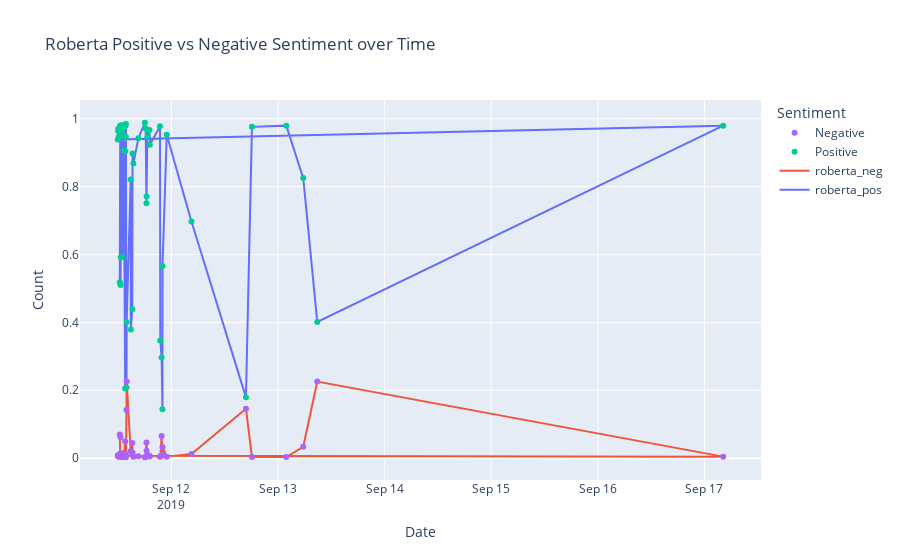

Here is the notebook cell this chart was saved with:
### Code cell
torch.backends.cudnn.benchmark = False
MODEL = f"cardiffnlp/twitter-roberta-base-sentiment-latest"
tokenizer = AutoTokenizer.from_pretrained(MODEL)
config = AutoConfig.from_pretrained(MODEL)
model = AutoModelForSequenceClassification.from_pretrained(MODEL)









def update_selected_post_data(selected_post):
    matching_rows = (selected_post['Username'] == 'donnataggartofficial') | (selected_post['Username'] == 'Donna Taggart')

    if matching_rows.any():
        # print('The data have replies from the artists')
        text = "The data have replies from the artists"
        width = len(text) + 4
        print('╔' + '═' * width + '╗')
        print('║  ' + text + '  ║')
        print('╚' + '═' * width + '╝')
        
        selected_post_without_reply = selected_post[~matching_rows]
        selected_post_only_with_artist_reply = selected_post[matching_rows]
        selected_post_have_no_reply = None
    else:
        # print('The data have No replies from the artists')
        text = "The data have No replies from the artists"
        width = len(text) + 4
        print('╔' + '═' * width + '╗')
        print('║  ' + text + '  ║')
        print('╚' + '═' * width + '╝')
      
        selected_post_without_reply = None
        selected_post_only_with_artist_reply = None
        selected_post_have_no_reply = selected_post

    return selected_post_without_reply, selected_post_only_with_artist_reply, selected_post_have_no_reply

# Update the other variables based on the changes in the selected_post DataFrame
selected_post_without_reply, selected_post_only_with_artist_reply, selected_post_have_no_reply = update_selected_post_data(selected_post)






print('--------------------------------------------------------------------------------------------------------------------')






# Define the sentiment labels
sentiment_labels = ['roberta_neg', 'roberta_neu', 'roberta_pos']

# Initialize an empty list to store the sentiment dictionaries
sentiment_scores_list = []

# Choose the non-empty variable dynamically
selected_post = None
if selected_post_without_reply is not None and not selected_post_without_reply.empty:
    selected_post = selected_post_without_reply
elif selected_post_have_no_reply is not None and not selected_post_have_no_reply.empty:
    selected_post = selected_post_have_no_reply
if selected_post is not None:
    # Iterate through each text in the selected variable
    for text in tqdm(selected_post['Comment Text'], total=len(selected_post)):
        if isinstance(text, str):  # Check if the value is a string
            try:
                text = preprocess1(text)
                text = preprocess(text)
                encoded_text = tokenizer(text, return_tensors='pt')
                output = model(**encoded_text)
                scores = output[0][0].detach().numpy()  # Applying softmax
                scores = softmax(scores)
                scores_dict = {label: score for label, score in zip(sentiment_labels, scores)}
                sentiment_scores_list.append(scores_dict)
            except RuntimeError:
                print(f'Broke for text: {text}')
        else:
            print(f'Skipped non-string value: {text}')

    # Convert the list of sentiment dictionaries to a DataFrame
    sentiment_df = pd.DataFrame(sentiment_scores_list)

    # Concatenate the selected variable DataFrame with the sentiment scores DataFrame
    data_with_sentiment = pd.concat([selected_post, sentiment_df], axis=1)
    data_with_sentiment.isnull().sum()
    data_with_sentiment = data_with_sentiment.dropna()
    data_with_sentiment.isnull().sum()
    
else:
    print("Both selected variables are empty.")




# Custom function to determine sentiment label
def get_sentiment(row):
    max_score = max(row['roberta_neg'], row['roberta_neu'], row['roberta_pos'])
    if max_score == row['roberta_neg']:
        return 'negative'
    elif max_score == row['roberta_neu']:
        return 'positive'
    else:
        return 'positive'

# Apply the custom function to create the 'sentiment' column
data_with_sentiment['sentiment'] = data_with_sentiment.apply(get_sentiment, axis=1)
selected_columns = ['User Id', 'Username', 'Comment Text', 'Date','sentiment']
sentiment_Rising_selected = data_with_sentiment[selected_columns]

print('--------------------------------------------------------------------------------------------------------------------')


sentiment_counts = sentiment_Rising_selected['sentiment'].value_counts()
sentiment_counts


#Calculate the percentage of each sentiment
total_samples = len(sentiment_Rising_selected)
sentiment_percentages = (sentiment_counts / total_samples) * 100


plt.figure(figsize=(8, 6))
sns.set(style="whitegrid")
sns.barplot(x=sentiment_percentages.index, y=sentiment_percentages.values, palette="pastel")

# Add labels and title
plt.xlabel('Sentiment')
plt.ylabel('Percentage')
plt.title('Sentiment Distribution')

# Display percentages on the bars
for index, value in enumerate(sentiment_percentages):
    plt.text(index, value + 1, f'{value:.2f}%', ha='center')

# Show the plot
plt.show()

print('--------------------------------------------------------------------------------------------------------------------')

# Create a pie chart
plt.figure(figsize=(8, 6))
colors = sns.color_palette('pastel')
plt.pie(sentiment_percentages, labels=sentiment_percentages.index, autopct='%.2f%%', colors=colors, startangle=140)
plt.title('Sentiment Distribution for selected post')

# Equal aspect ratio ensures that pie is drawn as a circle.
plt.axis('equal')

# Show the plot
plt.show()


data_with_sentiment.set_index('Date', inplace=True)
data_with_sentiment.index = pd.to_datetime(data_with_sentiment.index)

print('--------------------------------------------------------------------------------------------------------------------')






time_plot = data_with_sentiment[['roberta_pos', 'roberta_neg']]
import plotly.express as px
import plotly.express as px
import plotly.graph_objects as go

# Create an interactive line plot using Plotly
fig = px.line(time_plot, x=time_plot.index, y=['roberta_pos', 'roberta_neg'], labels={'x': 'Date', 'value': 'Count'},
              title='Roberta Positive vs Negative Sentiment over Time')
fig.update_layout(legend_title_text='Sentiment', legend_traceorder='reversed')

# Add scatter markers on top of the lines
scatter_pos = go.Scatter(x=time_plot.index, y=time_plot['roberta_pos'], mode='markers', name='Positive')
scatter_neg = go.Scatter(x=time_plot.index, y=time_plot['roberta_neg'], mode='markers', name='Negative')

fig.add_trace(scatter_pos)
fig.add_trace(scatter_neg)

# Enable zooming feature
fig.show(config={'scrollZoom': True})



print('--------------------------------------------------------------------------------------------------------------------')




selected_post_only_with_artist_reply




if selected_post_only_with_artist_reply is not None and not selected_post_only_with_artist_reply.empty:
    text = "The selected post have replies from the Artists "
    width = len(text) + 4
    print('╔' + '═' * width + '╗')
    print('║  ' + text + '  ║')
    print('╚' + '═' * width + '╝')
    selected_post_only_with_artist_reply.shape[0]
    print("Total number of replies:", selected_post_only_with_artist_reply.shape[0])
    print("Replies /n ", selected_post_only_with_artist_reply['Comment Text'])


    # Define the sentiment labels
    sentiment_labels = ['roberta_neg', 'roberta_neu', 'roberta_pos']

    # Initialize an empty list to store the sentiment dictionaries
    sentiment_scores_list = []

    # Iterate through each text in the 'Comment Text' column
    for text in tqdm(selected_post_only_with_artist_reply['Comment Text'], total=len(selected_post_only_with_artist_reply)):
        if isinstance(text, str):  # Check if the value is a string
            try:
                text = preprocess1(text)
                text = preprocess(text)
                encoded_text = tokenizer(text, return_tensors='pt')
                output = model(**encoded_text)
                scores = output[0][0].detach().numpy()  # Applying softmax
                scores = softmax(scores)
                scores_dict = {label: score for label, score in zip(sentiment_labels, scores)}
                sentiment_scores_list.append(scores_dict)
            except RuntimeError:
                print(f'Broke for text: {text}')
        else:
            print(f'Skipped non-string value: {text}')

    # Convert the list of sentiment dictionaries to a DataFrame
    sentiment_scores_df_reply_A = pd.DataFrame(sentiment_scores_list)

    # Concatenate the original DataFrame with the sentiment scores DataFrame
    data_with_sentiment_Artist_reply = pd.concat([selected_post_only_with_artist_reply, sentiment_scores_df_reply_A], axis=1)



    # Custom function to determine sentiment label
    def get_sentiment(row):
        max_score = max(row['roberta_neg'], row['roberta_neu'], row['roberta_pos'])
        if max_score == row['roberta_neg']:
            return 'negative'
        elif max_score == row['roberta_neu']:
            return 'positive'
        else:
            return 'positive'

    # Apply the custom function to create the 'sentiment' column
    data_with_sentiment_Artist_reply['sentiment'] = data_with_sentiment_Artist_reply.apply(get_sentiment, axis=1)
    selected_columns = ['User Id', 'Username', 'Comment Text', 'Date','sentiment']
    sentiment_of_Artist_reply = data_with_sentiment_Artist_reply[selected_columns]
    sentiment_of_Artist_reply

    sentiment_counts = sentiment_of_Artist_reply['sentiment'].value_counts()
    sentiment_counts


    #Calculate the percentage of each sentiment
    total_samples = len(sentiment_of_Artist_reply)
    sentiment_percentages = (sentiment_counts / total_samples) * 100


    plt.figure(figsize=(8, 6))
    sns.set(style="whitegrid")
    sns.barplot(x=sentiment_percentages.index, y=sentiment_percentages.values, palette="pastel")

    # Add labels and title
    plt.xlabel('Sentiment')
    plt.ylabel('Percentage')
    plt.title('Sentiment Distribution')

    # Display percentages on the bars
    for index, value in enumerate(sentiment_percentages):
        plt.text(index, value + 1, f'{value:.2f}%', ha='center')

    # Show the plot
    plt.show()

    #----------------------------------------------------------------------------------------------------

    # Create a pie chart
    plt.figure(figsize=(8, 6))
    colors = sns.color_palette('pastel')
    plt.pie(sentiment_percentages, labels=sentiment_percentages.index, autopct='%.2f%%', colors=colors, startangle=140)
    plt.title('Sentiment Distribution')

    # Equal aspect ratio ensures that pie is drawn as a circle.
    plt.axis('equal')

    # Show the plot
    plt.show()





    time_plot1 = data_with_sentiment_Artist_reply[['roberta_pos', 'roberta_neg']]
    import plotly.express as px
    import plotly.express as px
    import plotly.graph_objects as go

    # Create an interactive line plot using Plotly
    fig = px.line(time_plot1, x=time_plot1.index, y=['roberta_pos', 'roberta_neg'], labels={'x': 'Date', 'value': 'Count'},
                title='Roberta Positive vs Negative Sentiment over Time')
    fig.update_layout(legend_title_text='Sentiment', legend_traceorder='reversed')

    # Add scatter markers on top of the lines
    scatter_pos = go.Scatter(x=time_plot1.index, y=time_plot1['roberta_pos'], mode='markers', name='Positive')
    scatter_neg = go.Scatter(x=time_plot1.index, y=time_plot1['roberta_neg'], mode='markers', name='Negative')

    fig.add_trace(scatter_pos)
    fig.add_trace(scatter_neg)

    # Enable zooming feature
    fig.show(config={'scrollZoom': True})







else:
    text = "The selected post has no replies from the Artists, Therefore, no further analysis of  Artist's reply  "
    width = len(text) + 4
    print('╔' + '═' * width + '╗')
    print('║  ' + text + '  ║')
    print('╚' + '═' * width + '╝')

### Figure 1 — Plotly figure (JSON) as saved in the notebook; plotly's stock layout.template omitted (floating-point values rounded to 4 significant figures)
{"data": [{"hovertemplate": "variable=roberta_pos<br>Date=%{x}<br>Count=%{y}<extra></extra>", "legendgroup": "roberta_pos", "line": {"color": "#636efa", "dash": "solid"}, "marker": {"symbol": "circle"}, "mode": "lines", "name": "roberta_pos", "orientation": "v", "showlegend": true, "type": "scatter", "x": ["2019-09-11T12:23:00", "2019-09-11T12:28:00", "2019-09-11T12:29:00", "2019-09-11T12:33:00", "2019-09-11T12:35:00", "2019-09-11T12:48:00", "2019-09-11T12:48:00", "2019-09-11T12:56:00", "2019-09-11T12:58:00", "2019-09-11T13:02:00", "2019-09-11T13:04:00", "2019-09-11T13:14:00", "2019-09-11T13:16:00", "2019-09-11T13:36:00", "2019-09-11T13:37:00", "2019-09-11T13:39:00", "2019-09-11T13:45:00", "2019-09-11T13:46:00", "2019-09-11T13:53:00", "2019-09-11T13:56:00", "2019-09-11T14:50:00", "2019-09-11T14:52:00", "2019-09-11T15:12:00", "2019-09-11T15:15:00", "2019-09-11T15:27:00", "2019-09-11T16:34:00", "2019-09-11T18:02:00", "2019-09-11T18:13:00", "2019-09-11T18:23:00", "2019-09-11T18:25:00", "2019-09-11T18:35:00", "2019-09-11T18:36:00", "2019-09-11T19:04:00", "2019-09-11T19:09:00", "2019-09-11T21:26:00", "2019-09-11T21:30:00", "2019-09-11T21:48:00", "2019-09-11T21:59:00", "2019-09-11T22:00:00", "2019-09-11T22:57:00", "2019-09-12T04:31:00", "2019-09-12T16:47:00", "2019-09-12T18:08:00", "2019-09-13T01:52:00", "2019-09-13T05:41:00", "2019-09-13T08:50:00", "2019-09-17T04:13:00", "2019-09-11T11:56:00", "2019-09-11T12:01:00", "2019-09-11T12:03:00", "2019-09-11T12:09:00"], "xaxis": "x", "y": [0.5181, 0.947, 0.98, 0.5103, 0.5914, 0.9579, 0.9768, 0.5914, 0.9704, 0.9815, 0.9806, 0.9764, 0.9052, 0.2052, 0.9041, 0.9785, 0.9464, 0.9843, 0.208, 0.4013, 0.8204, 0.3791, 0.439, 0.8969, 0.8681, 0.9424, 0.9878, 0.9708, 0.7506, 0.7706, 0.9666, 0.9456, 0.9668, 0.9231, 0.9773, 0.3468, 0.2962, 0.1441, 0.5661, 0.9525, 0.6972, 0.1791, 0.9757, 0.9793, 0.8249, 0.4013, 0.9792, 0.9386, 0.9627, 0.9698, 0.9469], "yaxis": "y"}, {"hovertemplate": "variable=roberta_neg<br>Date=%{x}<br>Count=%{y}<extra></extra>", "legendgroup": "roberta_neg", "line": {"color": "#EF553B", "dash": "solid"}, "marker": {"symbol": "circle"}, "mode": "lines", "name": "roberta_neg", "orientation": "v", "showlegend": true, "type": "scatter", "x": ["2019-09-11T12:23:00", "2019-09-11T12:28:00", "2019-09-11T12:29:00", "2019-09-11T12:33:00", "2019-09-11T12:35:00", "2019-09-11T12:48:00", "2019-09-11T12:48:00", "2019-09-11T12:56:00", "2019-09-11T12:58:00", "2019-09-11T13:02:00", "2019-09-11T13:04:00", "2019-09-11T13:14:00", "2019-09-11T13:16:00", "2019-09-11T13:36:00", "2019-09-11T13:37:00", "2019-09-11T13:39:00", "2019-09-11T13:45:00", "2019-09-11T13:46:00", "2019-09-11T13:53:00", "2019-09-11T13:56:00", "2019-09-11T14:50:00", "2019-09-11T14:52:00", "2019-09-11T15:12:00", "2019-09-11T15:15:00", "2019-09-11T15:27:00", "2019-09-11T16:34:00", "2019-09-11T18:02:00", "2019-09-11T18:13:00", "2019-09-11T18:23:00", "2019-09-11T18:25:00", "2019-09-11T18:35:00", "2019-09-11T18:36:00", "2019-09-11T19:04:00", "2019-09-11T19:09:00", "2019-09-11T21:26:00", "2019-09-11T21:30:00", "2019-09-11T21:48:00", "2019-09-11T21:59:00", "2019-09-11T22:00:00", "2019-09-11T22:57:00", "2019-09-12T04:31:00", "2019-09-12T16:47:00", "2019-09-12T18:08:00", "2019-09-13T01:52:00", "2019-09-13T05:41:00", "2019-09-13T08:50:00", "2019-09-17T04:13:00", "2019-09-11T11:56:00", "2019-09-11T12:01:00", "2019-09-11T12:03:00", "2019-09-11T12:09:00"], "xaxis": "x", "y": [0.06944, 0.007709, 0.003746, 0.06159, 0.01418, 0.004077, 0.003291, 0.01418, 0.004204, 0.005015, 0.005333, 0.007582, 0.003425, 0.0492, 0.01287, 0.003601, 0.008249, 0.002922, 0.1419, 0.2256, 0.01993, 0.02, 0.045, 0.0171, 0.004114, 0.005528, 0.002765, 0.004509, 0.04623, 0.02177, 0.008002, 0.009687, 0.00461, 0.006278, 0.004604, 0.005831, 0.06505, 0.009979, 0.0329, 0.004452, 0.01258, 0.1457, 0.003802, 0.00314, 0.03359, 0.2256, 0.004602, 0.007053, 0.009535, 0.005295, 0.008734], "yaxis": "y"}, {"mode": "markers", "name": "Positive", "type": "scatter", "x": ["2019-09-11T12:23:00", "2019-09-11T12:28:00", "2019-09-11T12:29:00", "2019-09-11T12:33:00", "2019-09-11T12:35:00", "2019-09-11T12:48:00", "2019-09-11T12:48:00", "2019-09-11T12:56:00", "2019-09-11T12:58:00", "2019-09-11T13:02:00", "2019-09-11T13:04:00", "2019-09-11T13:14:00", "2019-09-11T13:16:00", "2019-09-11T13:36:00", "2019-09-11T13:37:00", "2019-09-11T13:39:00", "2019-09-11T13:45:00", "2019-09-11T13:46:00", "2019-09-11T13:53:00", "2019-09-11T13:56:00", "2019-09-11T14:50:00", "2019-09-11T14:52:00", "2019-09-11T15:12:00", "2019-09-11T15:15:00", "2019-09-11T15:27:00", "2019-09-11T16:34:00", "2019-09-11T18:02:00", "2019-09-11T18:13:00", "2019-09-11T18:23:00", "2019-09-11T18:25:00", "2019-09-11T18:35:00", "2019-09-11T18:36:00", "2019-09-11T19:04:00", "2019-09-11T19:09:00", "2019-09-11T21:26:00", "2019-09-11T21:30:00", "2019-09-11T21:48:00", "2019-09-11T21:59:00", "2019-09-11T22:00:00", "2019-09-11T22:57:00", "2019-09-12T04:31:00", "2019-09-12T16:47:00", "2019-09-12T18:08:00", "2019-09-13T01:52:00", "2019-09-13T05:41:00", "2019-09-13T08:50:00", "2019-09-17T04:13:00", "2019-09-11T11:56:00", "2019-09-11T12:01:00", "2019-09-11T12:03:00", "2019-09-11T12:09:00"], "y": [0.5181, 0.947, 0.98, 0.5103, 0.5914, 0.9579, 0.9768, 0.5914, 0.9704, 0.9815, 0.9806, 0.9764, 0.9052, 0.2052, 0.9041, 0.9785, 0.9464, 0.9843, 0.208, 0.4013, 0.8204, 0.3791, 0.439, 0.8969, 0.8681, 0.9424, 0.9878, 0.9708, 0.7506, 0.7706, 0.9666, 0.9456, 0.9668, 0.9231, 0.9773, 0.3468, 0.2962, 0.1441, 0.5661, 0.9525, 0.6972, 0.1791, 0.9757, 0.9793, 0.8249, 0.4013, 0.9792, 0.9386, 0.9627, 0.9698, 0.9469]}, {"mode": "markers", "name": "Negative", "type": "scatter", "x": ["2019-09-11T12:23:00", "2019-09-11T12:28:00", "2019-09-11T12:29:00", "2019-09-11T12:33:00", "2019-09-11T12:35:00", "2019-09-11T12:48:00", "2019-09-11T12:48:00", "2019-09-11T12:56:00", "2019-09-11T12:58:00", "2019-09-11T13:02:00", "2019-09-11T13:04:00", "2019-09-11T13:14:00", "2019-09-11T13:16:00", "2019-09-11T13:36:00", "2019-09-11T13:37:00", "2019-09-11T13:39:00", "2019-09-11T13:45:00", "2019-09-11T13:46:00", "2019-09-11T13:53:00", "2019-09-11T13:56:00", "2019-09-11T14:50:00", "2019-09-11T14:52:00", "2019-09-11T15:12:00", "2019-09-11T15:15:00", "2019-09-11T15:27:00", "2019-09-11T16:34:00", "2019-09-11T18:02:00", "2019-09-11T18:13:00", "2019-09-11T18:23:00", "2019-09-11T18:25:00", "2019-09-11T18:35:00", "2019-09-11T18:36:00", "2019-09-11T19:04:00", "2019-09-11T19:09:00", "2019-09-11T21:26:00", "2019-09-11T21:30:00", "2019-09-11T21:48:00", "2019-09-11T21:59:00", "2019-09-11T22:00:00", "2019-09-11T22:57:00", "2019-09-12T04:31:00", "2019-09-12T16:47:00", "2019-09-12T18:08:00", "2019-09-13T01:52:00", "2019-09-13T05:41:00", "2019-09-13T08:50:00", "2019-09-17T04:13:00", "2019-09-11T11:56:00", "2019-09-11T12:01:00", "2019-09-11T12:03:00", "2019-09-11T12:09:00"], "y": [0.06944, 0.007709, 0.003746, 0.06159, 0.01418, 0.004077, 0.003291, 0.01418, 0.004204, 0.005015, 0.005333, 0.007582, 0.003425, 0.0492, 0.01287, 0.003601, 0.008249, 0.002922, 0.1419, 0.2256, 0.01993, 0.02, 0.045, 0.0171, 0.004114, 0.005528, 0.002765, 0.004509, 0.04623, 0.02177, 0.008002, 0.009687, 0.00461, 0.006278, 0.004604, 0.005831, 0.06505, 0.009979, 0.0329, 0.004452, 0.01258, 0.1457, 0.003802, 0.00314, 0.03359, 0.2256, 0.004602, 0.007053, 0.009535, 0.005295, 0.008734]}], "layout": {"legend": {"title": {"text": "Sentiment"}, "tracegroupgap": 0, "traceorder": "reversed"}, "title": {"text": "Roberta Positive vs Negative Sentiment over Time"}, "xaxis": {"anchor": "y", "domain": [0, 1], "title": {"text": "Date"}}, "yaxis": {"anchor": "x", "domain": [0, 1], "title": {"text": "Count"}}}}
